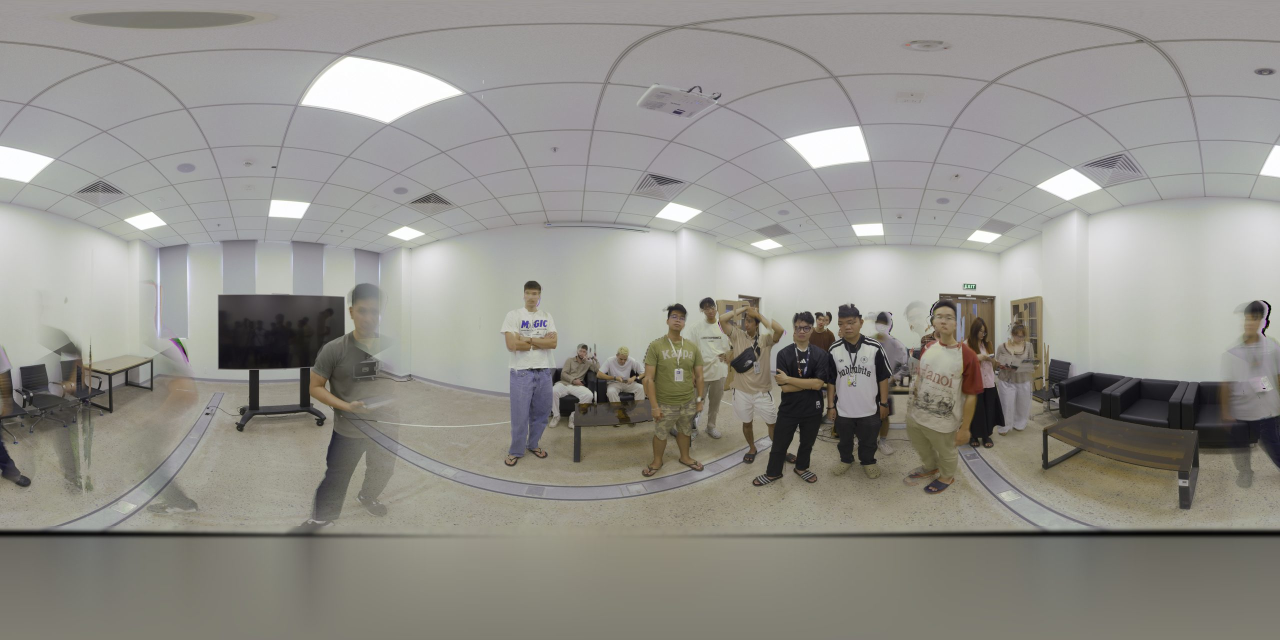
#> input picture photos/VGU OCT 2026- S001.jpg, 2560 x 1280 px (shown at 1/2 size)
$ python -i build_tour_from_panos.py   (imports and definitions only)
#> lines starting #> are read from the running program, lines starting #| are printed output that depends on the picture
"""
build_tour_from_panos.py
========================
Builds a static 360 walkthrough (same viewer as e57_pipeline) from
  * Cyclone REGISTER 360 panorama exports  (<station>.jpg + <station>.txt with position/orientation)
  * a scan->plan transform (scan_to_plan_transform.json)
  * a DXF floor plan, shown in the "Dollhouse" / "Floor Plan" modes instead of a 3D mesh.

Usage:
    pip install pillow numpy ezdxf matplotlib
    python tools/build_tour_from_panos.py --config tools/tour_config.json

Output (the folder you push to GitHub / GitHub Pages):
    index.html, scan_stations.json, floorplan.png, floorplan.json,
    photos/ (web), photos_hd/ (HD), thumbnails/
"""
import argparse, glob, json, math, os, re
from pathlib import Path
import numpy as np
from PIL import Image, ImageFilter

Image.MAX_IMAGE_PIXELS = None
HERE = Path(__file__).parent.resolve()


# ---------------------------------------------------------------- stations
# [11 lines left out: functions read_station_txt, qmul, not called in this run]


# ---------------------------------------------------------------- panoramas
def fill_nadir(im):
    """Cyclone/RTC360 panoramas are black below ~-60 deg. Replace the black cap with a soft
    fill blended from the surrounding floor, so the bottom of the sphere is not a black hole."""
    a = np.asarray(im).astype(np.float32)
    h, w, _ = a.shape
    dark = (a.max(2) < 6).mean(1)
    rows = np.where(dark > 0.9)[0]
    rows = rows[rows > h // 2]
    if rows.size == 0:
        return im
    b = int(rows.min())                       # first black row
    band = a[max(0, b - h // 40):b - 2]       # floor just above the hole
    col = band.mean(0)                        # per-column floor colour
    col = np.asarray(Image.fromarray(np.clip(col[None], 0, 255).astype(np.uint8))
                     .resize((w // 64, 1), Image.BILINEAR).resize((w, 1), Image.BILINEAR)).astype(np.float32)[0]
    mean = col.mean(0)
    n = h - b
    t = (np.arange(n) / max(1, n - 1))[:, None, None]
    t = t ** 0.7
    fill = col[None] * (1 - t) + mean[None, None] * t
    a[b:] = fill
    # soften the seam
    out = Image.fromarray(np.clip(a, 0, 255).astype(np.uint8))
    seam = out.crop((0, b - h // 60, w, min(h, b + h // 60))).filter(ImageFilter.GaussianBlur(h / 400))
    out.paste(seam, (0, b - h // 60))
    return out


# [298 lines left out: functions process_pano, render_floorplan, compute_visibility, patch_viewer, main, not called in this run]


# [2 lines not run here, left out]

>>> import cv2
>>> picture = cv2.imread('../../photos/VGU OCT 2026- S001.jpg', cv2.IMREAD_GRAYSCALE)
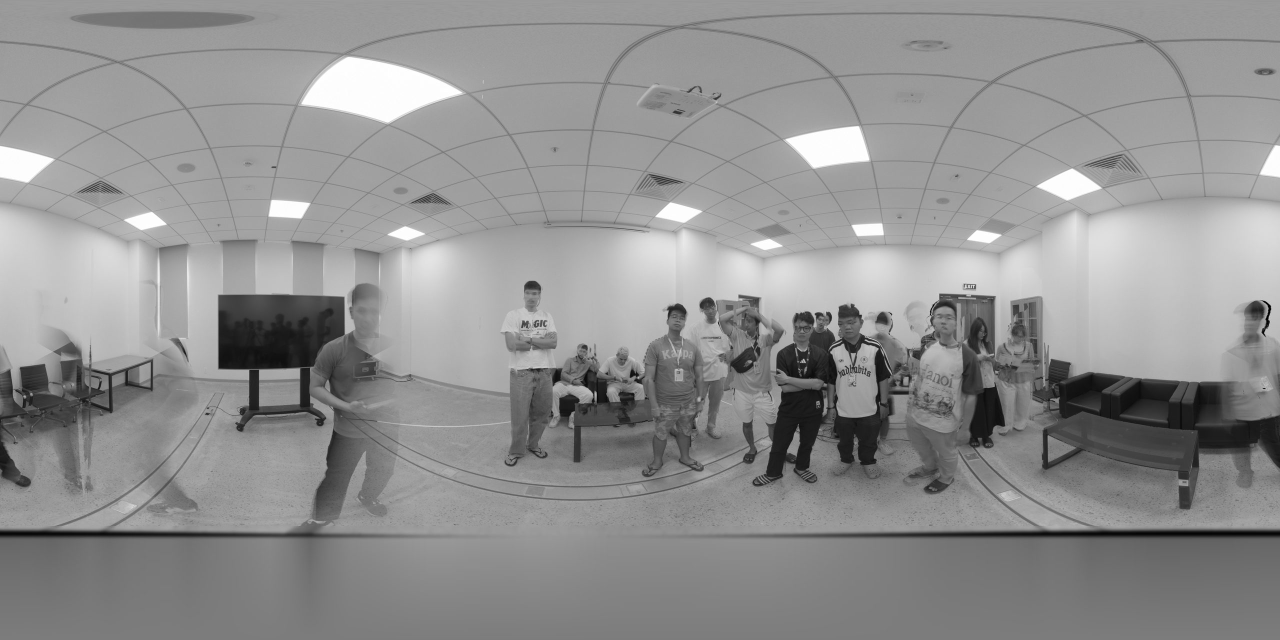
#> picture: shape (1280, 2560) (shown at 1/2 size); min 0, max 255, mean 144.6
>>> result = fill_nadir(picture)
#> (the run stopped early here; a loop or call above may not have finished)

$ run again, on photos/VGU OCT 2026- S005.jpg
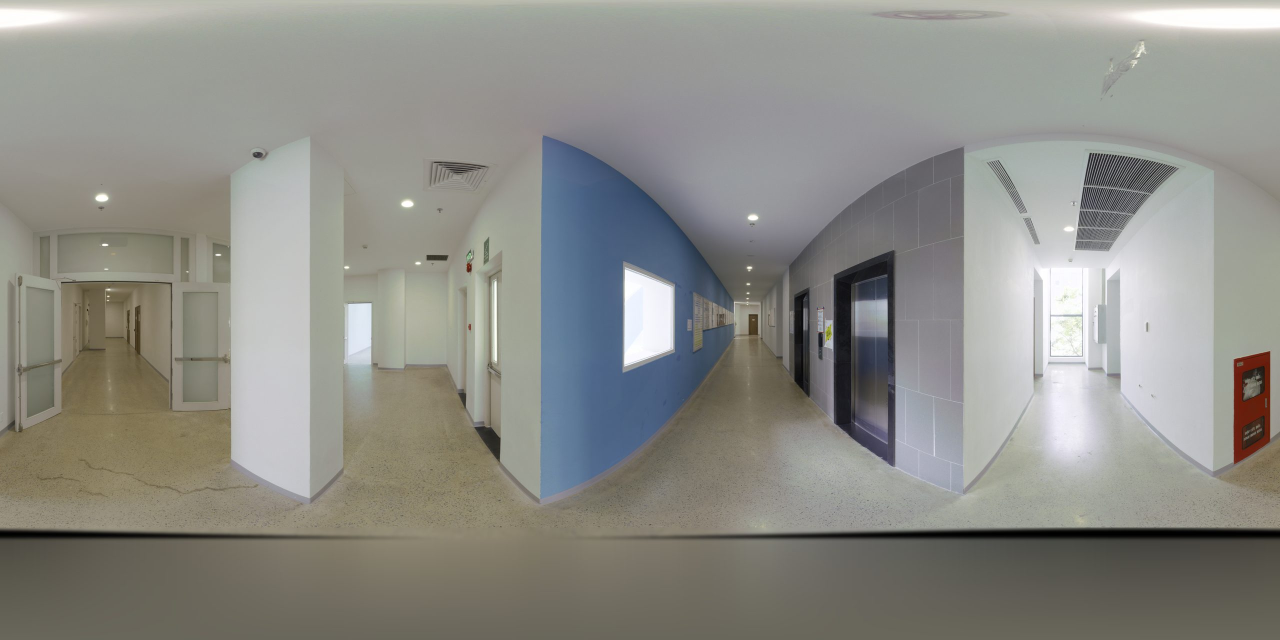
#> input picture photos/VGU OCT 2026- S005.jpg, 2560 x 1280 px (shown at 1/2 size)
#> `picture = cv2.imread('../../photos/VGU OCT 2026- S001.jpg', cv2.IMREAD..`:
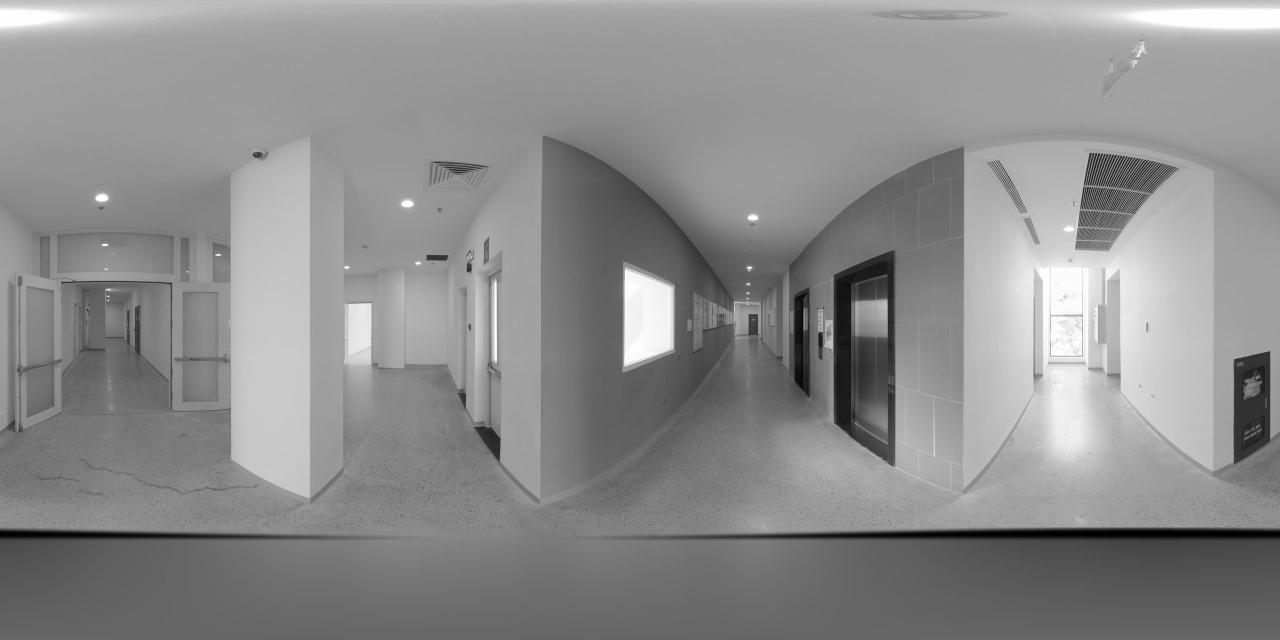
#> picture: shape (1280, 2560) (shown at 1/2 size); min 0, max 255, mean 140.3

$ run again, on photos/VGU OCT 2026- S006.jpg
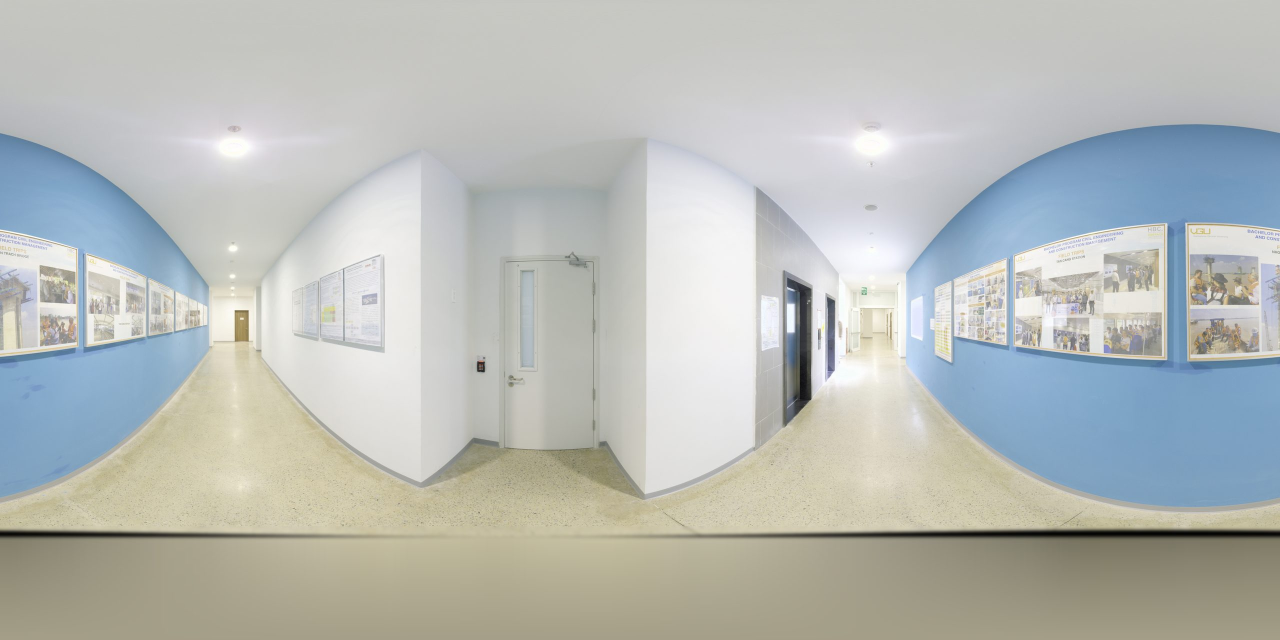
#> input picture photos/VGU OCT 2026- S006.jpg, 2560 x 1280 px (shown at 1/2 size)
#> `picture = cv2.imread('../../photos/VGU OCT 2026- S001.jpg', cv2.IMREAD..`:
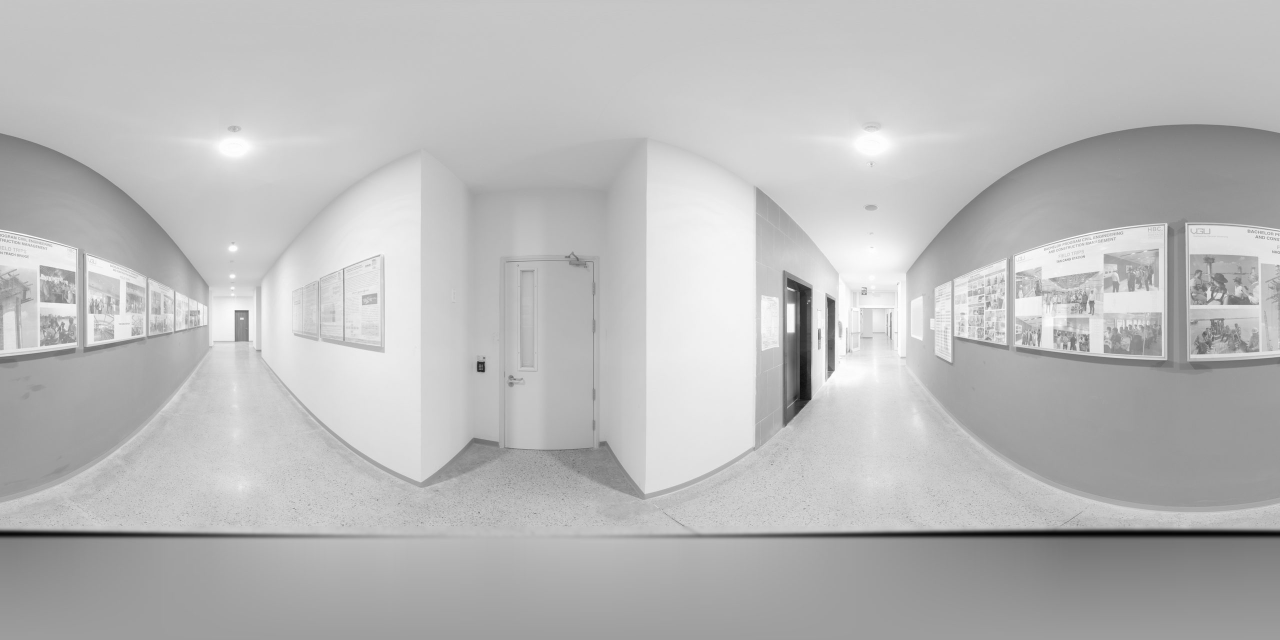
#> picture: shape (1280, 2560) (shown at 1/2 size); min 3, max 255, mean 186.2

$ run again, on photos/VGU OCT 2026- S007.jpg
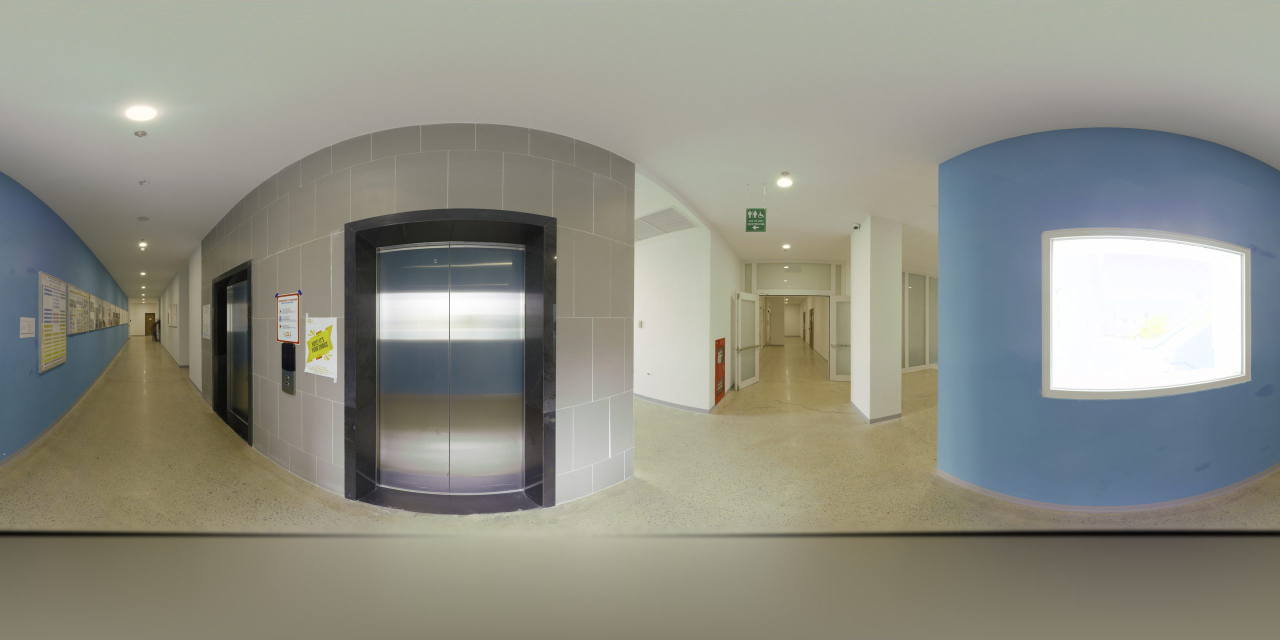
#> input picture photos/VGU OCT 2026- S007.jpg, 2560 x 1280 px (shown at 1/2 size)
#> `picture = cv2.imread('../../photos/VGU OCT 2026- S001.jpg', cv2.IMREAD..`:
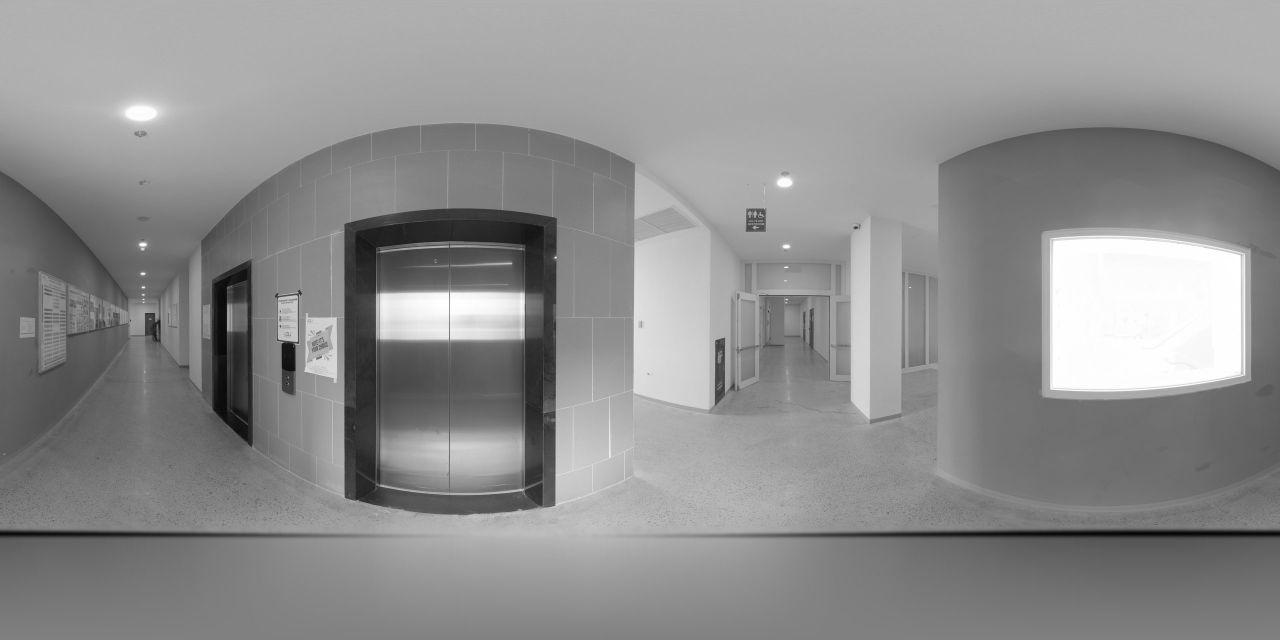
#> picture: shape (1280, 2560) (shown at 1/2 size); min 3, max 255, mean 142.1
